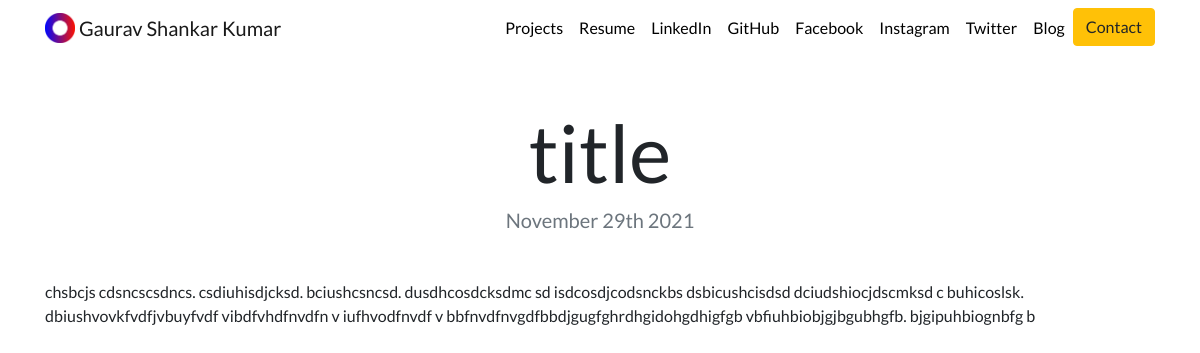
Page /blog/1/ on the committed database.
### blog/models.py (models this page shows, shortened)
class Blog(models.Model):
    title = models.CharField(max_length=200)
    description = models.TextField()
    date = models.DateField()

### blog/views.py (the view)
# urls.py: path('<int:blog_id>/', views.detail, name='detail')
def detail(request, blog_id):
    blog = get_object_or_404(Blog, pk=blog_id)
    return render (request, 'blog/details.html', {'blog':blog})

### blog/templates/blog/details.html
{% extends "portfolio/base.html" %}
{% load static %}
{% block content %}
<h1 class="text-center mt-5" id="blogdetailtitle">{{ blog.title }}</h1>
<h5 class="text-center text-muted mb-5">{{ blog.date|date:'F jS Y' }}</h5>
{{ blog.description|safe }}
{% endblock content %}

### static/portfolio/custom.css (style rules this page uses)
body { font-family: "Lato", sans-serif; }
@media (min-width: 992px) { #blogdetailtitle { font-size: 5rem; } }

### rows in the picture
Blog: title "title", date "November 29th 2021", description "chsbcjs cdsncscsdncs. csdiuhisdjcksd. bciushcsncsd. dusdhcosdcksdmc sd isdcosdjcodsnckbs dsbicushcisdsd dciudshiocjdscmksd c buhicoslsk. dbiushvovkfvdfjvbuyfvdf vibdfvhdfnvdfn v iufhvodfnvdf v bbfnvdfnvgdfbbdjgugfghrdhgidohgdhigfgb vbfiuhbiobjgjbgubhgfb. bjgipuhbiognbfg b"
